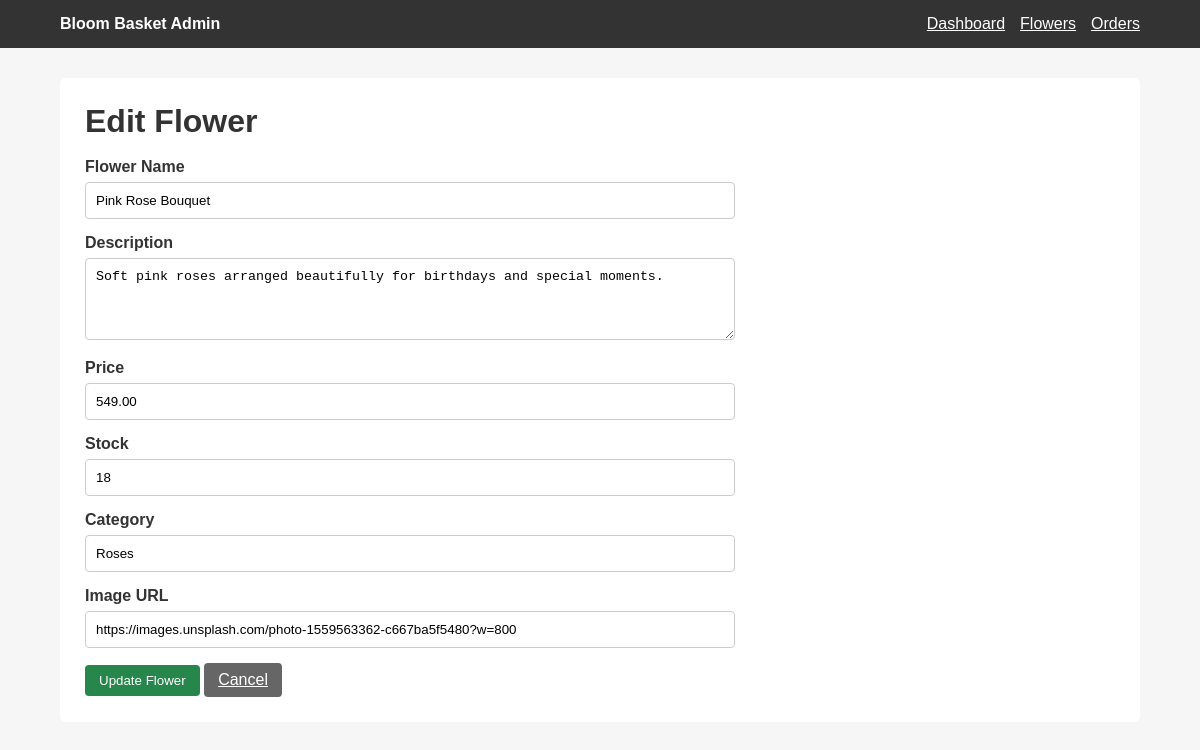
/admin/edit_flower.php?id=2 (signed in), run on the app's committed database.
### tables this page shows
CREATE TABLE flowers (
    id INT AUTO_INCREMENT PRIMARY KEY,
    name VARCHAR(100) NOT NULL,
    description TEXT NOT NULL,
    price DECIMAL(10,2) NOT NULL,
    stock INT NOT NULL DEFAULT 0,
    category VARCHAR(50) NOT NULL,
    image VARCHAR(500) NOT NULL
);

### admin/edit_flower.php (the view, shortened to what this page needs)
<?php
include "../config/db.php";
$id = intval($_GET["id"] ?? 0);
$stmt = mysqli_prepare($conn, "SELECT * FROM flowers WHERE id = ?");
mysqli_stmt_bind_param($stmt, "i", $id);
mysqli_stmt_execute($stmt);
$flower = mysqli_fetch_assoc(mysqli_stmt_get_result($stmt));
?>
<!DOCTYPE html>
<html>
<head><title>Edit Flower</title><link rel="stylesheet" href="../css/admin.css"></head>
<body>
<nav class="admin-nav"><strong>Bloom Basket Admin</strong><div><a href="admin_dashboard.php">Dashboard</a><a href="manage_flowers.php">Flowers</a><a href="manage_orders.php">Orders</a></div></nav>
<div class="admin-container">
    <div class="admin-box">
        <h1>Edit Flower</h1><br>
        <form class="admin-form" method="post">
            <label>Flower Name</label><input type="text" name="name" value="<?php echo htmlspecialchars($flower['name']); ?>" required>
            <label>Description</label><textarea name="description" rows="4" required><?php echo htmlspecialchars($flower['description']); ?></textarea>
            <label>Price</label><input type="number" step="0.01" name="price" value="<?php echo $flower['price']; ?>" required>
            <label>Stock</label><input type="number" name="stock" min="0" value="<?php echo $flower['stock']; ?>" required>
            <label>Category</label><input type="text" name="category" value="<?php echo htmlspecialchars($flower['category']); ?>" required>
            <label>Image URL</label><input type="text" name="image" value="<?php echo htmlspecialchars($flower['image']); ?>" required>
            <button class="btn btn-success" type="submit">Update Flower</button>
            <a class="btn btn-secondary" href="manage_flowers.php">Cancel</a>
        </form>
    </div>
</div>
</body>
</html>

### css/admin.css (style rules this page uses)
* { box-sizing: border-box; margin: 0; padding: 0; }
body { font-family: Arial, sans-serif; background: #f6f6f6; color: #333; }
.admin-nav { background: #333; color: white; padding: 15px 5%; display: flex; justify-content: space-between; align-items: center; }
.admin-nav a { color: white; margin-left: 15px; }
.admin-container { width: 90%; max-width: 1200px; margin: 30px auto; }
.admin-box { background: white; padding: 25px; border-radius: 6px; margin-bottom: 25px; }
.admin-form { max-width: 650px; }
.admin-form input, .admin-form textarea, .admin-form select { width: 100%; padding: 10px; margin: 6px 0 15px; border: 1px solid #ccc; border-radius: 4px; }
.admin-form label { font-weight: bold; }
.btn { display: inline-block; padding: 8px 14px; border: none; border-radius: 4px; background: #b84d78; color: white; cursor: pointer; }
.btn-success { background: #27864b; }
.btn-secondary { background: #666; }

### data on the page
flowers: name "Pink Rose Bouquet", description "Soft pink roses arranged beautifully for birthdays and special moments.", price "549.00", stock "18", category "Roses", image "https://images.unsplash.com/photo-1559563362-c667ba5f5480?w=800"
